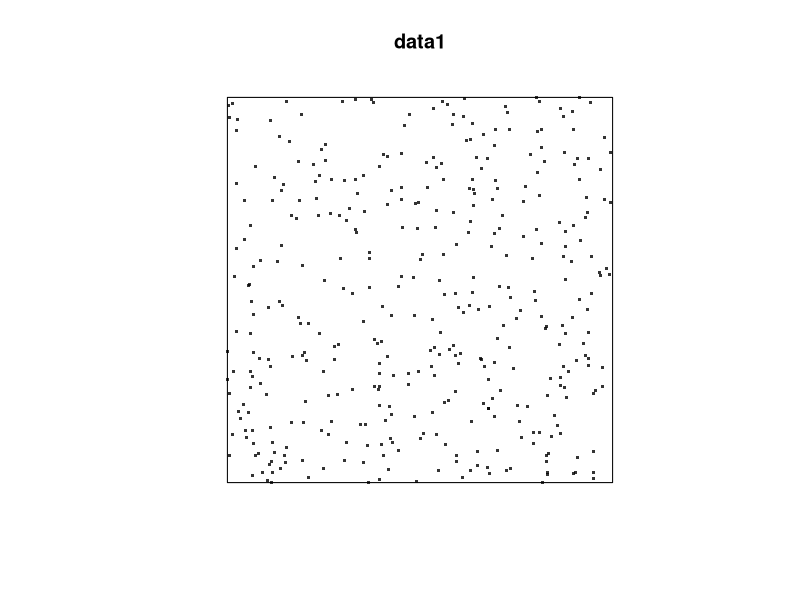
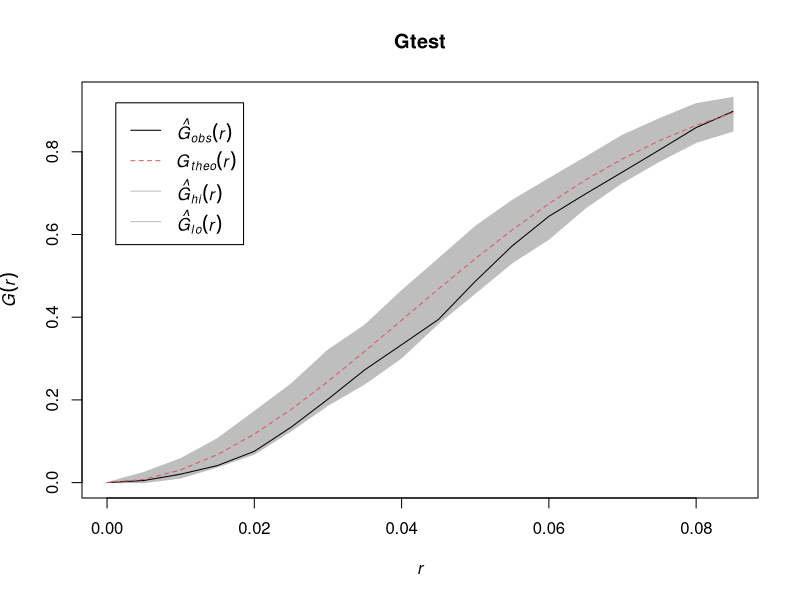
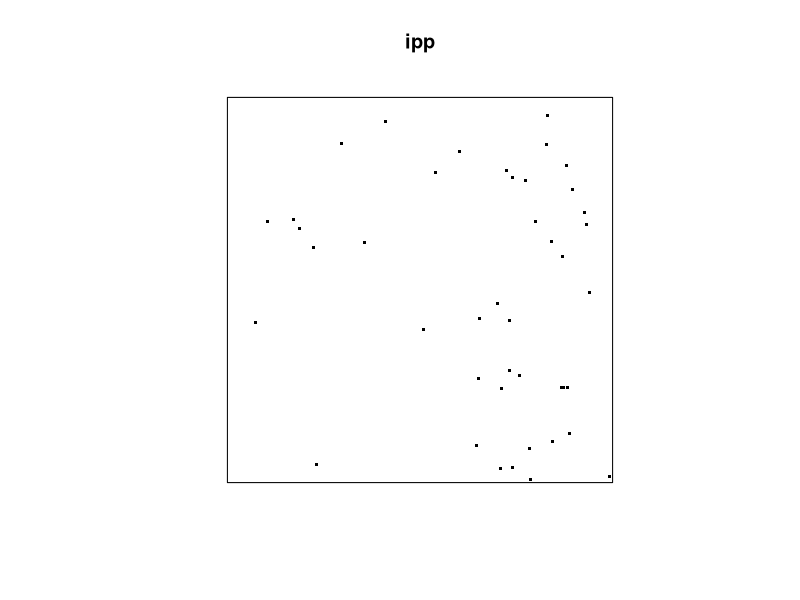
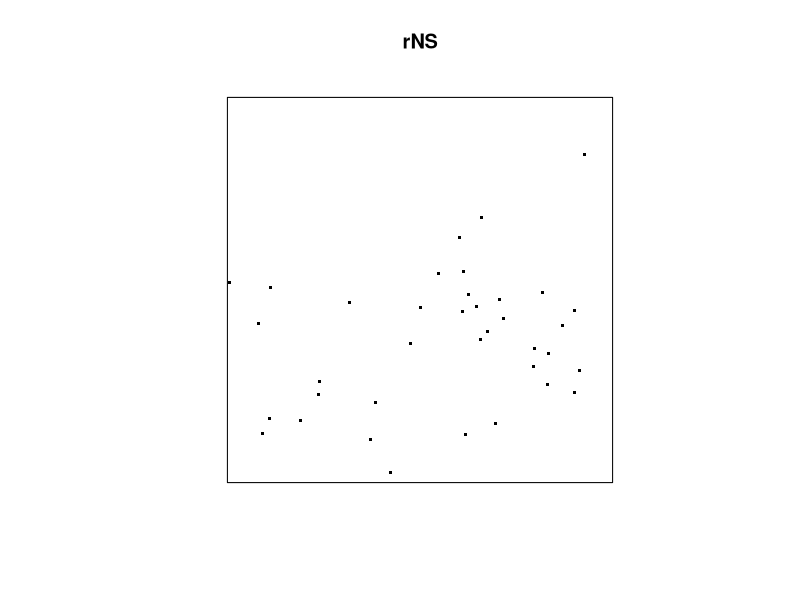
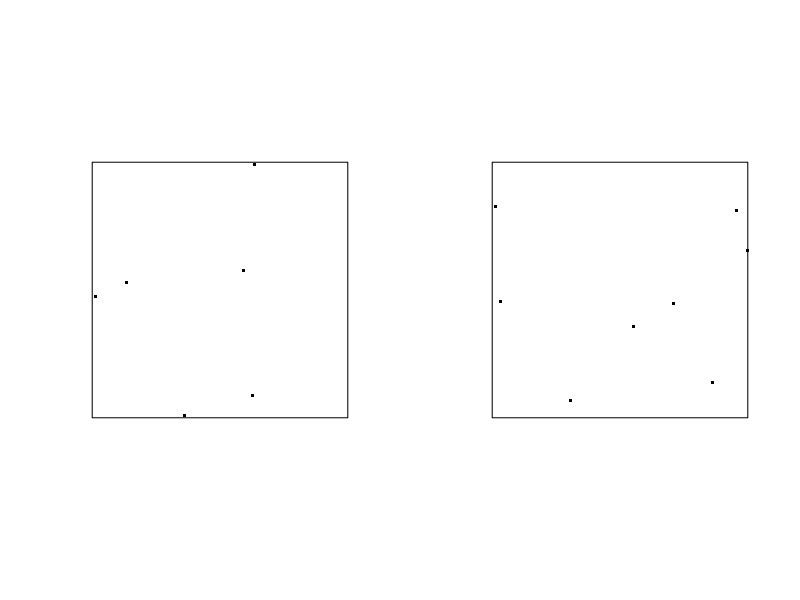

R code for these plots, in order:
## ---- chunk 1
knitr::opts_chunk$set(echo = TRUE)
## ---- chunk 2
library(spatstat)
data1 = rpoispp(lambda=100, win=owin(c(0,2),c(0,2)))
plot(data1, pch=46, cex =3)                           
## ---- chunk 3
quadrat.test(data1, nx = 4, ny= 4, alternative = "two.sided", method = "Chisq")
## ---- chunk 4
r=seq(0,sqrt(2), by=0.005)
Gtest=envelope(data1,fun=Gest, r=r, nrank=2, nsim=99)
## ---- chunk 5
plot(Gtest)
## ---- chunk 6
# inhomogeneous Poisson process in unit square
# with intensity lambda(x,y) = min(10 * exp(3*x), 100), where $s = (x, y)^T$
lamb = function(x,y) { 10 * exp( 3 * x)}
ipp = rpoispp(lambda=lamb, lmax=100) 
plot(ipp, pch=46, cex =3)
## ---- chunk 7
nclust <- function(x0, y0, radius, n) {
          return(runifdisc(n, radius, centre=c(x0, y0)))
            }
rNS = rNeymanScott(kappa=10, expand=0.2, 
                   rcluster = nclust, radius=0.2, n=5)
plot(rNS, pch=46, cex =3)
## ---- chunk 8
matI = rMaternI(kappa = 10, r = 0.1)
matII = rMaternII(kappa = 10, r = 0.1)
par(mfrow=c(1,2))
plot(matI, main="", pch=46, cex =3)
plot(matII, main="", pch=46, cex =3)
